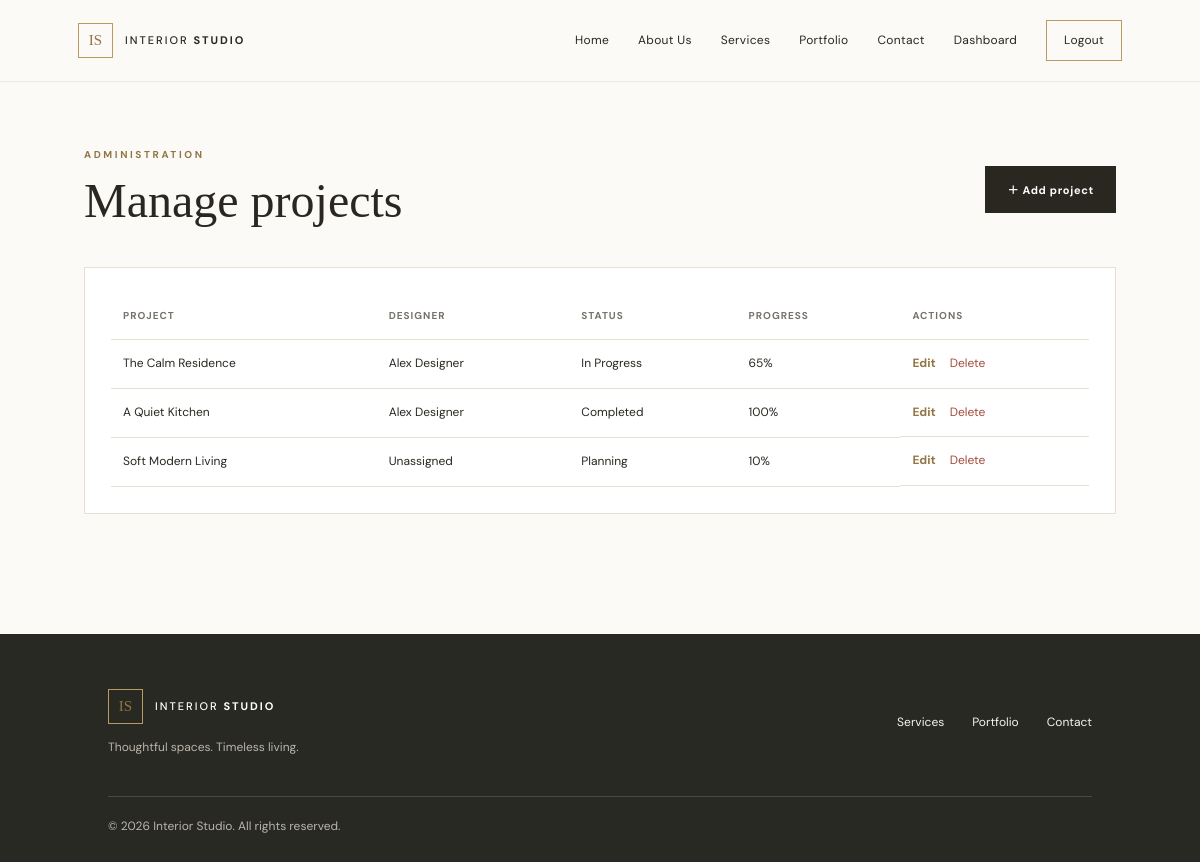
The app's page /admin/projects.php (signed in) with its own data.
### tables this page shows
CREATE TABLE projects (
    id INT UNSIGNED AUTO_INCREMENT PRIMARY KEY,
    title VARCHAR(180) NOT NULL,
    description TEXT NOT NULL,
    location VARCHAR(180) NULL,
    category_id INT UNSIGNED NULL,
    client_id INT UNSIGNED NULL,
    designer_id INT UNSIGNED NULL,
    status ENUM('Planning','In Progress','On Hold','Completed') NOT NULL DEFAULT 'Planning',
    progress TINYINT UNSIGNED NOT NULL DEFAULT 0,
    is_published TINYINT(1) NOT NULL DEFAULT 1,
    image VARCHAR(255) NULL,
    created_at TIMESTAMP DEFAULT CURRENT_TIMESTAMP,
    updated_at TIMESTAMP DEFAULT CURRENT_TIMESTAMP ON UPDATE CURRENT_TIMESTAMP,
    CONSTRAINT fk_project_category FOREIGN KEY (category_id) REFERENCES categories(id) ON DELETE SET NULL,
    CONSTRAINT fk_project_client FOREIGN KEY (client_id) REFERENCES users(id) ON DELETE SET NULL,
    CONSTRAINT fk_project_designer FOREIGN KEY (designer_id) REFERENCES users(id) ON DELETE SET NULL
);

CREATE TABLE users (
    id INT UNSIGNED AUTO_INCREMENT PRIMARY KEY,
    name VARCHAR(120) NOT NULL,
    email VARCHAR(190) NOT NULL UNIQUE,
    password VARCHAR(255) NOT NULL,
    role ENUM('admin','designer','client') NOT NULL DEFAULT 'client',
    is_active TINYINT(1) NOT NULL DEFAULT 1,
    created_at TIMESTAMP DEFAULT CURRENT_TIMESTAMP
);

### includes/functions.php (called while the page is built, shortened)
<?php
require_once __DIR__ . '/../config/config.php';
function e(?string $value): string {
    return htmlspecialchars($value ?? '', ENT_QUOTES, 'UTF-8');
}
function current_user(): ?array {
    return $_SESSION['user'] ?? null;
}

### config/config.php (called while the page is built, shortened)
<?php
function db(): PDO {
    static $pdo = null;
    if ($pdo === null) {
        $dsn = 'mysql:host=' . DB_HOST . ';dbname=' . DB_NAME . ';charset=utf8mb4';
        $pdo = new PDO($dsn, DB_USER, DB_PASS, [
            PDO::ATTR_ERRMODE => PDO::ERRMODE_EXCEPTION,
            PDO::ATTR_DEFAULT_FETCH_MODE => PDO::FETCH_ASSOC,
        ]);
    }
    return $pdo;
}

### admin/projects.php (the view, shortened to what this page needs)
<?php
require_once '../includes/functions.php';
$projects = db()->query("SELECT p.*,u.name AS designer_name FROM projects p LEFT JOIN users u ON u.id=p.designer_id ORDER BY p.created_at DESC")->fetchAll();
include '../includes/header.php';
?>
<section class="dashboard-shell"><div class="dashboard-heading"><div><p class="eyebrow">ADMINISTRATION</p><h1>Manage projects</h1></div><a class="btn btn-dark" href="project-form.php">＋ Add project</a></div>
<div class="dashboard-panel"><div class="table-wrap"><table><thead><tr><th>Project</th><th>Designer</th><th>Status</th><th>Progress</th><th>Actions</th></tr></thead><tbody><?php foreach ($projects as $p): ?><tr><td><?= e($p['title']) ?></td><td><?= e($p['designer_name'] ?? 'Unassigned') ?></td><td><?= e($p['status']) ?></td><td><?= (int)$p['progress'] ?>%</td><td class="action-cell"><a href="project-form.php?id=<?= (int)$p['id'] ?>">Edit</a><form method="post" data-confirm="Delete this project?"><input type="hidden" name="csrf_token" value="<?= e(csrf_token()) ?>"><input type="hidden" name="id" value="<?= (int)$p['id'] ?>"><button class="link-danger">Delete</button></form></td></tr><?php endforeach; ?></tbody></table></div></div></section>
<?php include '../includes/footer.php'; ?>

### includes/header.php (shortened to what this page needs)
<?php
$user = current_user();
?>
<!DOCTYPE html>
<html lang="en">
<head>
    <link rel="stylesheet" href="assets/css/style.css">
</head>
<body>
<header class="site-header">
    <a class="brand" href="index.php"><span class="brand-mark">IS</span><span>INTERIOR <b>STUDIO</b></span></a>
    <nav class="main-nav">
        <a href="index.php">Home</a>
        <a href="about.php">About Us</a>
        <a href="services.php">Services</a>
        <a href="portfolio.php">Portfolio</a>
        <a href="contact.php">Contact</a>
        <?php if ($user): ?>
            <a href="dashboard.php">Dashboard</a>
            <a href="logout.php" class="nav-cta">Logout</a>
        <?php else: ?>
            <a href="login.php">Login</a>
            <a href="register.php" class="nav-cta">Get Started</a>
        <?php endif; ?>
    </nav>
</header>
<main>

### includes/footer.php (shortened to what this page needs)
</main>
<footer class="site-footer">
    <div>
        <a class="brand brand-light" href="index.php"><span class="brand-mark">IS</span><span>INTERIOR <b>STUDIO</b></span></a>
        <p>Thoughtful spaces. Timeless living.</p>
    </div>
    <div class="footer-links">
        <a href="services.php">Services</a>
        <a href="portfolio.php">Portfolio</a>
        <a href="contact.php">Contact</a>
    </div>
    <p class="copyright">© <?= date('Y') ?> Interior Studio. All rights reserved.</p>
</footer>
</body>
</html>

### assets/css/style.css (style rules this page uses)
:root { --ink: #292720; --muted: #77736a; --cream: #f5f1e9; --paper: #fbfaf7; --sand: #e8dfd0; --gold: #b89a62; --gold-dark: #927545; --line: #e5dfd4; --serif: "Playfair Display", Georgia, serif; --sans: "DM Sans", Arial, sans-serif; }
* { box-sizing: border-box; }
html { scroll-behavior: smooth; }
body { margin: 0; background: var(--paper); color: var(--ink); font-family: var(--sans); line-height: 1.65; }
a { color: inherit; text-decoration: none; }
button, input, select, textarea { font: inherit; }
.site-header { height: 82px; padding: 0 6.5%; display: flex; align-items: center; justify-content: space-between; background: rgba(251,250,247,.97); position: sticky; top: 0; z-index: 20; border-bottom: 1px solid rgba(41,39,32,.07); }
.brand { display: inline-flex; align-items: center; gap: 12px; font-size: 11px; letter-spacing: 2px; font-weight: 500; }
.brand b { font-weight: 700; }
.brand-mark { width: 35px; height: 35px; border: 1px solid var(--gold); color: var(--gold-dark); display: grid; place-items: center; font-family: var(--serif); font-size: 15px; letter-spacing: 0; }
.main-nav { display: flex; align-items: center; gap: 29px; font-size: 12px; letter-spacing: .3px; }
.main-nav a { transition: color .2s; }
.nav-cta { border: 1px solid var(--gold); padding: 10px 17px; }
.eyebrow, .section-kicker { font-size: 10px; letter-spacing: 2.6px; font-weight: 700; color: var(--gold-dark); }
h1, h2, h3, p { margin-top: 0; }
h1, h2 { font-family: var(--serif); font-weight: 500; line-height: 1.12; }
h1 { font-size: clamp(43px, 6.1vw, 78px); margin: 17px 0 22px; }
.btn { border: 0; display: inline-flex; align-items: center; justify-content: center; padding: 13px 22px; min-height: 47px; cursor: pointer; font-size: 11px; letter-spacing: .7px; font-weight: 700; transition: background .2s, transform .2s; }
.btn-dark { background: var(--ink); color: white; }
.site-footer { padding: 55px 9% 25px; background: #292923; color: #f7f4ed; display: grid; grid-template-columns: 1fr 1fr; gap: 25px; }
.brand-light { color: white; }
.site-footer p { color: #b9b5aa; font-size: 12px; margin: 14px 0 0; }
.footer-links { display: flex; justify-content: end; gap: 28px; align-items: center; font-size: 12px; }
.copyright { grid-column: 1/-1; border-top: 1px solid #49483f; padding-top: 20px; }
.dashboard-shell { padding: 65px 7% 100px; min-height: 65vh; }
.dashboard-heading { display: flex; justify-content: space-between; align-items: center; gap: 20px; margin-bottom: 35px; }
.dashboard-heading h1 { font-size: 48px; margin: 5px 0; }
.dashboard-panel { background: white; border: 1px solid var(--line); padding: 26px; margin: 20px 0; }
.panel-heading a, table a { color: var(--gold-dark); font-size: 12px; font-weight: 700; }
.table-wrap { overflow-x: auto; }
table { width: 100%; border-collapse: collapse; font-size: 12px; text-align: left; }
th { color: var(--muted); font-size: 10px; letter-spacing: 1px; text-transform: uppercase; }
th, td { padding: 14px 12px; border-bottom: 1px solid var(--line); vertical-align: middle; }
.action-cell { display: flex; gap: 14px; align-items: center; }
.link-danger, .link-button { border: 0; background: none; color: #a34b3b; cursor: pointer; padding: 0; font-size: 12px; }

### records on screen
projects: title "The Calm Residence", designer.name "Alex Designer", status "In Progress", progress "65"
projects: title "A Quiet Kitchen", designer.name "Alex Designer", status "Completed", progress "100"
projects: title "Soft Modern Living", designer_name "Unassigned", status "Planning", progress "10"
